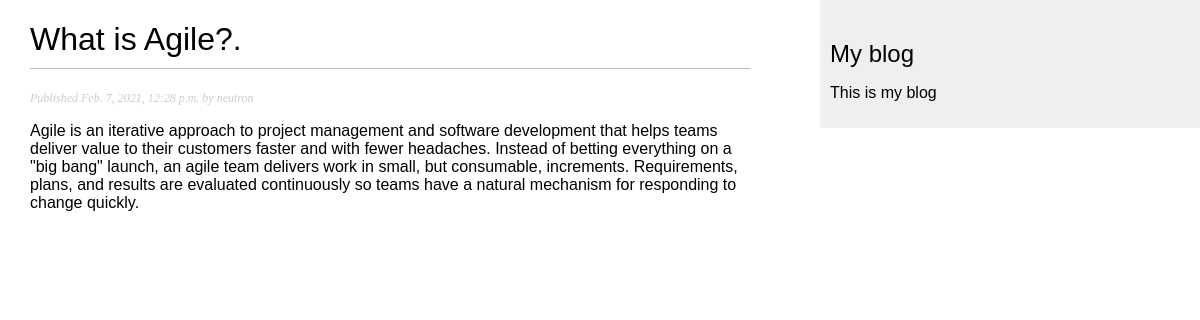
/blog/2021/2/7/what-agile/, run on the app's committed database.
### blog/models.py (models this page shows, shortened)
class Post(models.Model):
    STATUS_CHOICES = (
        ('draft', 'Draft'),
        ('published', 'Published'),
    )
    title = models.CharField(max_length=250)
    slug = models.SlugField(max_length=250,unique_for_date='publish')
    author = models.ForeignKey(User, on_delete=models.CASCADE, related_name='blog_posts')
    body = models.TextField()
    publish = models.DateTimeField(default=timezone.now)
    created = models.DateTimeField(auto_now_add=True)
    updated = models.DateTimeField(auto_now=True)
    status = models.CharField(max_length=10,choices=STATUS_CHOICES,default='draft')
    class Meta:
        ordering = ('-publish',)
    objects = models.Manager() #Default manager
    published = PublishedManager()#Customer manager

### blog/views.py (the view)
# urls.py: path('<int:year>/<int:month>/<int:day>/<slug:post>/',views.post_detail,name='post_detail'),
def post_detail(request,year,month,day,post):
    post = get_object_or_404(Post, slug=post,
                                    status = 'published',
                                    publish__year=year,
                                    publish__month=month,
                                    publish__day=day)
    return render(request,'blog/post/detail.html',{'post':post})

### blog/templates/blog/post/detail.html (shortened to what this page needs)
{% extends "blog/base.html" %}
{% block content %}
    <h1>{{ post.title }}</h1>
    <p class="date">
        Published {{ post.publish }} by {{ post.author }}
    </p>
    {{ post.body |linebreaks }}
{% endblock %}

### blog/static/blog.css (style rules this page uses)
body { margin:0; padding:0; font-family:helvetica, sans-serif; }
h1 { font-weight:normal; border-bottom:1px solid #bbb; padding:0 0 10px 0; }
p.date { color:#ccc; font-family: georgia, serif; font-size: 12px; font-style: italic; }

### data on the page
Post: title "What is Agile?.", publish "Feb. 7, 2021, 12:28 p.m.", author "neutron", body "Agile is an iterative approach to project management and software development that helps teams deliver value to their customers faster and with fewer headaches. Instead of betting everything on a \"big bang\" launch, an agile team delivers work in small, but consumable, increments. Requirements, plans, and results are evaluated continuously so teams have a natural mechanism for responding to change quickly."
